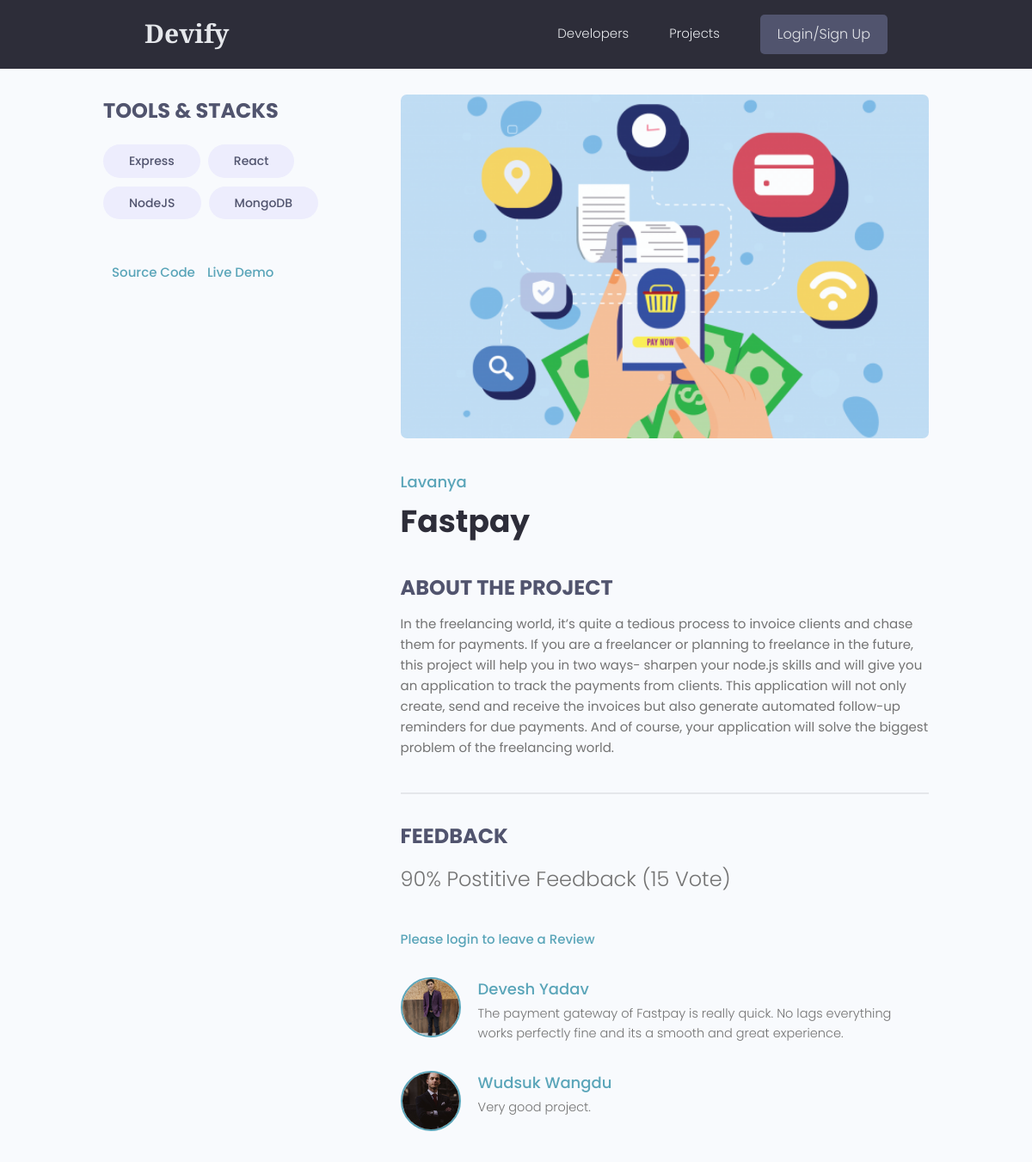
Page /projects/project/c63e0ef0-8ce6-4741-8041-8930d22259e0 on the committed database.
### projects/models.py (models this page shows, shortened)
class Tag(models.Model):
    name = models.CharField(max_length=200)
    created = models.DateTimeField(auto_now_add=True)
    id = models.UUIDField(default=uuid.uuid4, unique=True , primary_key=True, editable=False)
    def __str__(self):
        return self.name

class Project(models.Model):
    owner = models.ForeignKey(Profile, null=True, blank=True,on_delete=models.CASCADE)
    title = models.CharField(max_length=200)
    description = models.TextField(null=True, blank=True)
    featured_image = models.ImageField(null=True, blank=True,default="default.jpg")
    demo_link = models.CharField(max_length=2000, null=True, blank=True)
    source_link = models.CharField(max_length=2000, null=True, blank=True)
    tags = models.ManyToManyField('Tag',blank=True)
    vote_total = models.IntegerField(default=0,null=True,blank=True)
    vote_ratio = models.IntegerField(default=0,null=True,blank=True)
    created = models.DateTimeField(auto_now_add=True)
    id = models.UUIDField(default=uuid.uuid4, unique=True , primary_key=True, editable=False)
    class Meta:
        ordering = ['-vote_ratio','-vote_total','title','-created']
    @property
    def imageURL(self):
        try:
            url = self.featured_image.url
        except:
            url = ''
        return url
    @property
    def reviewers(self):
        queryset = self.review_set.all().values_list('owner__id', flat=True)
        return queryset

class Review(models.Model):
    VOTE_TYPE = (
        ('up','Up Vote'),
        ('down','Down Vote'),
    )
    owner = models.ForeignKey(Profile, on_delete=models.CASCADE, null=True)
    project = models.ForeignKey(Project, on_delete=models.CASCADE)
    body = models.TextField(null=True, blank=True)
    value = models.CharField(max_length=200, choices = VOTE_TYPE)
    created = models.DateTimeField(auto_now_add=True)
    id = models.UUIDField(default=uuid.uuid4, unique=True , primary_key=True, editable=False)
    class Meta :
        unique_together = [['owner','project']]

### users/models.py (models this page shows, shortened)
class Profile(models.Model):
    user = models.OneToOneField(User, on_delete=models.CASCADE , null=True, blank=True)
    name = models.CharField(max_length=200, blank=True, null=True)
    email = models.EmailField(max_length=500,blank=True,null=True)
    username = models.CharField(max_length=200, blank=True, null=True)
    location = models.CharField(max_length=200, blank=True, null=True)
    short_intro = models.CharField(max_length=2000,blank=True,null=True)
    bio = models.TextField(blank=True, null=True)
    profile_image = models.ImageField(blank=True, null=True, upload_to = 'profiles/',default='profiles/user-default.png')
    social_github = models.CharField(max_length=200, blank=True, null=True)
    social_twitter = models.CharField(max_length=200, blank=True, null=True)
    social_linkedin = models.CharField(max_length=200, blank=True, null=True)
    social_youtube = models.CharField(max_length=200, blank=True, null=True)
    social_website = models.CharField(max_length=200, blank=True, null=True)
    created = models.DateTimeField(auto_now_add=True)
    id = models.UUIDField(default=uuid.uuid4, unique=True , primary_key=True, editable=False)
    class Meta:
        ordering = ['name','-created']
    @property
    def imageURL(self):
        try:
            url = self.profile_image.url
        except:
            url = ''
        return url

### projects/views.py (the view, shortened to what this page needs)
# urls.py: path('project/<str:pk>',views.project,name="project"),
def project(request,pk):
    projectObj = Project.objects.get(id=pk)
    form = ReviewForm()
    return render(request,'projects/single-project.html',{'project':projectObj,'form':form})

### projects/templates/projects/single-project.html (shortened to what this page needs)
{% extends 'main.html' %}
{% block content %}
<main class="singleProject my-md">
    <div class="container">
        <div class="layout">
            <div class="column column--1of3">
                <h3 class="singleProject__subtitle">Tools & Stacks</h3>
                <div class="singleProject__toolStack">
                    {% for tag in project.tags.all %}
                    <span class="tag tag--pill tag--sub tag--lg">
                        <small>{{tag}}</small>
                    </span>
                    {% endfor %}
                </div>
                {% if project.source_link %}
                <a class="singleProject__liveLink" href="{{project.source_link}}" target="_blank">Source
                    Code
                </a>
                {% endif %}
                {% if project.demo_link %}
                <a class="singleProject__liveLink" href="{{project.demo_link}}" target="_blank">Live Demo
                </a>
                {% endif %}
            </div>
            <div class="column column--2of3">
                <img class="singleProject__preview" src="{{ project.imageURL }}" alt="portfolio thumbnail" />
                <a href="{% url 'user-profile' project.owner.id %}" class="singleProject__developer">{{project.owner.name}}</a>
                <h2 class="singleProject__title">{{project.title}}</h2>
                <h3 class="singleProject__subtitle">About the Project</h3>
                <div class="singleProject__info">
                    {{project.description}}
                </div>
                <div class="comments">
                    <h3 class="singleProject__subtitle">Feedback</h3>
                    <h5 class="project--rating">
                        {{project.vote_ratio}}% Postitive Feedback ({{project.vote_total}}
                        Vote{{project.vote_toal|pluralize:"s"}})
                    </h5>
                    {% if request.user.profile.id in project.reviewers %}
                        <p>You have already submitted your review for this project</p>
                    {% elif request.user.profile == project.owner %}
                        <p>You cannot review your own work</p>
                    {% else %}
                        <a href="{% url 'login' %}?next={{request.path}}">Please login to leave a Review</a>
                    {% endif %}
                    <div class="commentList">
                        {% for review in project.review_set.all %}
                        {% if review.body %}
                        <div class="comment">
                            <a href="{% url 'user-profile' review.owner.id %}">
                                <img class="avatar avatar--md"
                                    src="{{review.owner.imageURL}}"
                                    alt="user" />
                            </a>
                            <div class="comment__details">
                                <a href="{% url 'user-profile' review.owner.id %}" class="comment__author">{{review.owner.name}}</a>
                                <p class="comment__info">
                                    {{review.body|linebreaksbr}}
                                </p>
                            </div>
                        </div>
                        {% endif %}
                        {% endfor %}
                    </div>
                </div>
            </div>
        </div>
    </div>
</main>
{% endblock %}

### static/styles/app.css (style rules this page uses)
:root { --color-sub: #2d2d39; }
img { width: 100%; }
.singleProject .column--1of3 { order: 2; }
@media screen and (min-width: 1081px) { .singleProject .column--1of3 { order: 1; } }
@media screen and (min-width: 1081px) { .singleProject .column--2of3 { order: 2; } }
.singleProject__toolStack { margin-top: 2rem; margin-bottom: 4rem; }
.singleProject__liveLink { font-weight: 500; transition: all 0.3s ease-in-out; border-bottom: 2px solid transparent; }
.singleProject__preview { height: 50vh; object-fit: cover; object-position: top center; margin-bottom: 3rem; border-radius: 0.7rem; }
.singleProject__developer { font-size: 1.8rem; font-weight: 500; }
.singleProject__title { font-size: 3.6rem; font-weight: 700; color: var(--color-sub); margin-bottom: 3rem; }
.project--rating { margin-bottom: 1.6em; margin-top: .5em; }
.singleProject__subtitle { text-transform: uppercase; font-size: 2.4rem; font-weight: 700; color: var(--color-sub-light); margin-bottom: 1rem; }
.comments { margin-top: 4rem; padding-top: 3rem; border-top: 2px solid var(--color-light); }
.commentList { margin: 3rem 0; }
.comment { display: flex; gap: 2rem; }
.comment:not(:last-child) { margin-bottom: 3rem; }
.comment__author { font-size: 1.8rem; }
.comment__info { font-size: 1.45rem; }

### static/uikit/styles/modules/_variables.css (style rules this page uses)
:root { --color-main: #5aa5b9; --color-main-light: #e6faff; --color-sub: #3f4156; --color-sub-light: #51546e; --color-sub-lighter: #ededfd; --color-text: #737373; --color-gray: #8b8b8b; --color-light: #e5e7eb; --color-light-gray: #767676; --color-bg: #f8fafd; --color-white: #fffefd; --color-white-light: #f3f3f3; --color-success: #359e64; --color-success-bg: #def8e8; --color-error: #fc4b0b; --color-error-bg: #fff2ee; --font-base: 'Poppins', arial, helvetica, 'Segoe UI', roboto, ubuntu, sans-serif; --font-monospace: 'Fira Code', 'Courier New', courier, monospace; --font-regular: 300; --font-medium: 500; --font-bold: 700; --generic-shadow: 1px 1px 5px #00000010; --generic-transition: all 0.3s ease-in-out; }

### static/uikit/styles/modules/_base.css (style rules this page uses)
* { margin: 0; padding: 0; box-sizing: border-box; text-rendering: optimizeLegibility; color: inherit; font-size: inherit; }
html { font-size: 50%; }
@media only screen and (min-width: 480px) { html { font-size: 56.25%; } }
@media only screen and (min-width: 1200px) { html { font-size: 62.5%; } }
body { line-height: 1.6; font-weight: 400; font-size: 1.5rem; color: var(--color-text); background-color: var(--color-bg); min-height: 100vh; }

### static/uikit/styles/modules/_typography.css (style rules this page uses)
* { font-family: var(--font-base); }
h2 { font-size: 3.6rem; font-weight: var(--font-bold); }
h3 { font-size: 3.2rem; font-weight: var(--font-medium); }
h5 { font-size: 2.4rem; font-weight: var(--font-medium); }
h5, h6 { font-weight: var(--font-regular); }
p, span, strong { font-size: 1.6rem; color: var(--color-text); font-weight: var(--font-regular); }
a { padding-bottom: 2px; text-decoration: none; display: inline-block; color: var(--color-main); font-weight: var(--font-medium); }

### static/uikit/styles/modules/_utilities.css (style rules this page uses)
.container { width: 92%; max-width: 165rem; margin: 0 auto; box-sizing: border-box; }
@media screen and (min-width: 1000px) { .container { width: 90%; } }
@media screen and (min-width: 1200px) { .container { width: 80%; } }
.my-md { margin: 3rem auto; }

### static/uikit/styles/modules/_avatar.css (style rules this page uses)
.avatar { border-radius: 50%; border: 2px solid var(--color-main); object-fit: cover; }
.avatar--md { height: 7rem; width: 7rem; }

### static/uikit/styles/modules/_tag.css (style rules this page uses)
.tag { display: inline-flex; align-items: center; background-color: var(--color-sub); height: -webkit-fit-content; height: -moz-fit-content; height: fit-content; width: -webkit-fit-content; width: -moz-fit-content; width: fit-content; border-radius: 0.5rem; padding: 0.5rem 1.5rem; font-size: 1.2rem; cursor: pointer; }
.tag:not(:last-child) { margin-right: 0.25rem; margin-bottom: 0.75rem; }
.tag > small { color: var(--color-white); }
.tag--pill { border-radius: 5rem; }
.tag--sub, .tag--sub > small { background: var(--color-sub-lighter); color: var(--color-sub-light); font-weight: 500; }
.tag--lg { padding: 0.8rem 3rem; font-size: 1.4rem; }
.tag--lg:not(:last-child) { margin-right: 0.5rem; margin-bottom: 1rem; }

### static/uikit/styles/modules/_layout.css (style rules this page uses)
.layout { display: flex; flex-flow: row wrap; justify-content: space-between; }
.layout > .column { margin-bottom: 3rem; }
.layout > .column.column--1of3 { flex-basis: 30%; }
.layout > .column.column--2of3 { flex-basis: 64%; }

### rows in the picture
Tag: name "Express"
Tag: name "React"
Tag: name "NodeJS"
Tag: name "MongoDB"
Project: imageURL (picture), owner.name "Lavanya", title "Fastpay", description "In the freelancing world, it’s quite a tedious process to invoice clients and chase them for payments. If you are a freelancer or planning to freelance in the future, this project will help you in two ways- sharpen your node.js skills and will give you an application to track the payments from clients. This application will not only create, send and receive the invoices but also generate automated follow-up reminders for due payments. And of course, your application will solve the biggest problem of the freelancing world.", vote_ratio "90", vote_total "15"
Review: owner.imageURL (picture), owner.name "Devesh Yadav", body "The payment gateway of Fastpay is really quick. No lags everything works perfectly fine and its a smooth and great experience."
Review: owner.imageURL (picture), owner.name "Wudsuk Wangdu", body "Very good project."
